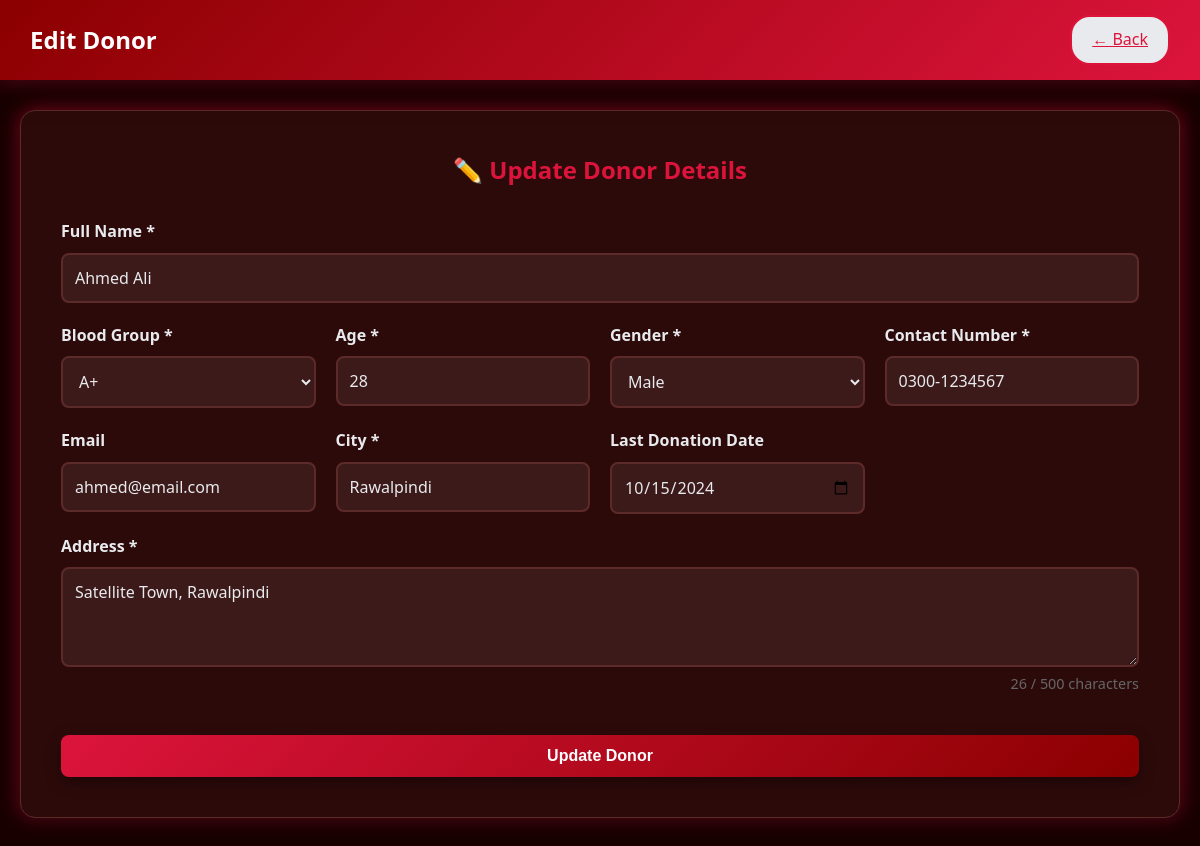
Screenshot of /donorServices/edit_donor.php?id=1 (signed in) with the database file from the repository.
### tables this page shows
CREATE TABLE donors (
    id INT PRIMARY KEY AUTO_INCREMENT,
    admin_id INT NOT NULL,
    name VARCHAR(100) NOT NULL,
    blood_group VARCHAR(5) NOT NULL,
    age INT NOT NULL CHECK (age >= 18),
    gender VARCHAR(10) NOT NULL CHECK (gender IN ('Male','Female','Other')),
    contact VARCHAR(15) NOT NULL,
    email VARCHAR(100),
    city VARCHAR(50) NOT NULL,
    address TEXT NOT NULL,
    last_donation_date DATE,
    created_at TIMESTAMP DEFAULT CURRENT_TIMESTAMP,
    FOREIGN KEY (admin_id) REFERENCES admins(id)
);

### donors/config.php (called while the page is built, shortened)
<?php
$host = 'localhost';
$username = 'root';
$password = '';
$database = 'blood_donor_system';
$conn = mysqli_connect($host, $username, $password, $database);
function clean($data) {
    global $conn;
    $data = trim($data);
    $data = stripslashes($data);
    $data = htmlspecialchars($data);
    $data = mysqli_real_escape_string($conn, $data);
    return $data;
}
?>

### donorServices/edit_donor.php (the view, shortened to what this page needs)
<?php
require_once 'config.php';
$donor_id = clean($_GET['id']);
$sql = "SELECT * FROM donors WHERE id = '$donor_id'";
$result = mysqli_query($conn, $sql);
$donor = mysqli_fetch_assoc($result);
?>
<!DOCTYPE html>
<html lang="en">
<head>
    <link rel="stylesheet" href="style.css">
</head>
<body>
    <nav class="navbar">
        <h1>Edit Donor</h1>
        <a href="view_donors.php" class="btn-back">← Back</a>
    </nav>
    <div class="container">
        <div class="form-card">
            <h2>✏️ Update Donor Details</h2>
            <form method="POST">
                <div class="form-grid">
                    <div class="form-group full-width">
                        <label>Full Name *</label>
                        <input type="text" name="name" value="<?= htmlspecialchars($donor['name']) ?>" required>
                    </div>
                    <div class="form-group">
                        <label>Blood Group *</label>
                        <select name="blood_group" required>
                            <?php
                            $groups = ['A+','A-','B+','B-','O+','O-','AB+','AB-'];
                            foreach($groups as $g) {
                                $selected = ($donor['blood_group'] == $g) ? 'selected' : '';
                                echo "<option value='$g' $selected>$g</option>";
                            }
                            ?>
                        </select>
                    </div>
                    <div class="form-group">
                        <label>Age *</label>
                        <input type="number" name="age" min="18" max="65" value="<?= $donor['age'] ?>" required>
                    </div>
                    <div class="form-group">
                        <label>Gender *</label>
                        <select name="gender" required>
                            <option value="Male" <?= $donor['gender'] == 'Male' ? 'selected' : '' ?>>Male</option>
                        </select>
                    </div>
                    <div class="form-group">
                        <label>Contact Number *</label>
                        <input type="text" name="contact" value="<?= $donor['contact'] ?>" required>
                    </div>
                    <div class="form-group">
                        <label>Email</label>
                        <input type="email" name="email" value="<?= $donor['email'] ?>">
                    </div>
                    <div class="form-group">
                        <label>City *</label>
                        <input type="text" name="city" value="<?= $donor['city'] ?>" required>
                    </div>
                    <div class="form-group">
                        <label>Last Donation Date</label>
                        <input type="date" name="last_donation" value="<?= $donor['last_donation_date'] ?>">
                    </div>
                    <div class="form-group full-width">
                        <label>Address *</label>
                        <textarea name="address" required><?= htmlspecialchars($donor['address']) ?></textarea>
                    </div>
                </div>
                <button type="submit" class="btn btn-submit">Update Donor</button>
            </form>
        </div>
    </div>
</body>
</html>

### utilities/style.css (style rules this page uses)
:root { --primary-color: #dc143c; --secondary-color: #8b0000; --accent-color: #ff6b6b; --success-color: #ff4444; --warning-color: #ff8800; --green-color: #00cc00; --new-color:rgb(255, 94, 0); --bg-color: #1a0000; --bg-card: #2d0a0a; --white: #ffffff; --light-gray: #3d1a1a; --border-color: #5d2a2a; --text-dark: #e8eaed; --text-light: #c8aab8; --text-white: #ffffff; --spacing-xs: 5px; --spacing-sm: 10px; --spacing-md: 20px; --spacing-lg: 30px; --spacing-xl: 40px; --radius-sm: 5px; --radius-md: 8px; --radius-lg: 15px; --radius-round: 50px; --shadow-sm: 0 2px 5px rgba(0,0,0,0.3); --shadow-md: 0 5px 15px rgba(0,0,0,0.4); --shadow-lg: 0 10px 30px rgba(0,0,0,0.5); --glow-primary: 0 0 20px rgba(220, 20, 60, 0.6); --glow-accent: 0 0 20px rgba(255, 107, 107, 0.6); --glow-success: 0 0 20px rgba(255, 68, 68, 0.6); --transition: 0.3s ease; }
* { margin: 0; padding: 0; box-sizing: border-box; }
body { font-family: 'Segoe UI', Tahoma, Geneva, Verdana, sans-serif; background: var(--bg-color); color: var(--text-dark); line-height: 1.6; }
.navbar { background: linear-gradient(135deg, var(--secondary-color), var(--primary-color)); padding: 15px var(--spacing-lg); color: var(--text-white); display: flex; justify-content: space-between; align-items: center; box-shadow: var(--shadow-lg), var(--glow-primary); position: relative; overflow: hidden; }
.navbar::before { content: ''; position: absolute; top: 0; left: -100%; width: 100%; height: 100%; background: linear-gradient(90deg, transparent, rgba(255, 255, 255, 0.1), transparent ); animation: shimmer 3s infinite; }
.navbar h1 { font-size: 1.5em; font-weight: 600; text-align: center; }
.btn { padding: 12px var(--spacing-lg); border: none; border-radius: var(--radius-md); font-size: 1em; font-weight: bold; cursor: pointer; text-decoration: none; display: inline-block; transition: var(--transition); text-align: center; position: relative; overflow: hidden; }
.btn::before { content: ''; position: absolute; top: 50%; left: 50%; width: 0; height: 0; border-radius: 50%; background: rgba(255, 255, 255, 0.2); transform: translate(-50%, -50%); transition: width 0.6s, height 0.6s; }
.btn-back { background: var(--text-dark); color: var(--primary-color); padding: var(--spacing-sm) var(--spacing-md); border-radius: 20px; border: 2px solid var(--primary-color); }
.btn-submit { background: linear-gradient(135deg, var(--primary-color), var(--secondary-color)); color: var(--text-white); width: 100%; margin-top: var(--spacing-xl); box-shadow: var(--shadow-md); }
.container { max-width: 1200px; margin: var(--spacing-lg) auto; padding: 0 var(--spacing-md); }
.form-card { background: var(--bg-card); padding: var(--spacing-xl); border-radius: var(--radius-lg); box-shadow: var(--shadow-lg), var(--glow-primary); border: 1px solid var(--border-color); animation: slideIn 0.5s ease; }
.form-card h2 { text-align: center; margin-bottom: var(--spacing-lg); color: var(--primary-color); }
.form-grid { display: grid; grid-template-columns: repeat(auto-fit, minmax(200px, 1fr)); gap: var(--spacing-md); }
.form-group { display: flex; flex-direction: column; }
.full-width { grid-column: 1 / -1; }
label { margin-bottom: 8px; color: var(--text-dark); font-weight: bold; }
input, select, textarea { padding: 12px; border: 2px solid var(--border-color); border-radius: var(--radius-md); font-size: 1em; font-family: inherit; transition: var(--transition); background: var(--light-gray); color: var(--text-dark); }
textarea { resize: vertical; min-height: 100px; }

### rows the page displays
donors: name "Ahmed Ali", age "28", gender "Male", contact "0300-1234567", email "ahmed@email.com", city "Rawalpindi", last_donation "10/15/2024", address "Satellite Town, Rawalpindi"

### other values shown
form field blood_group "A+"
